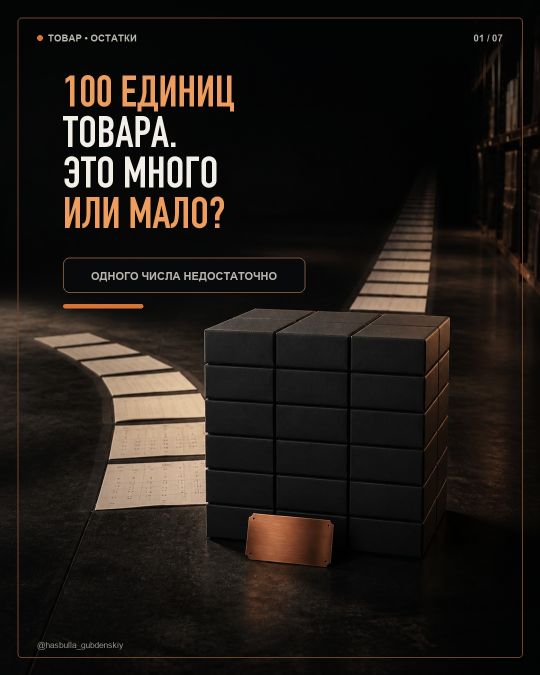
#> input picture output/2026-08-13_stock-in-days/01.jpg, 1080 x 1350 px, given in place of 01.png, which was not available (shown at 1/2 size)
$ python render_slides.py
#> lines starting #> are read from the running program, lines starting #| are printed output that depends on the picture; pictures that were not available may be replaced by others from this repository, and a replacement may not be noted
from pathlib import Path
from PIL import Image, ImageDraw, ImageEnhance, ImageFont

ROOT = Path(__file__).resolve().parent
W, H = 1080, 1350

BG = (7, 8, 9)
WHITE = (242, 239, 232)
MUTED = (183, 180, 172)
ACCENT = (216, 115, 50)
ACCENT_LIGHT = (239, 157, 91)
LINE = (107, 68, 43)
PANEL = (7, 9, 10, 236)

DISPLAY_PATH = "/System/Library/Fonts/Supplemental/DIN Condensed Bold.ttf"
BODY_PATH = "/System/Library/Fonts/Supplemental/Arial.ttf"
BODY_BOLD_PATH = "/System/Library/Fonts/Supplemental/Arial Bold.ttf"


def font(path, size):
    return ImageFont.truetype(path, size)


def fit_scene(path):
    image = Image.open(path).convert("RGB")
    target_ratio = W / H
    ratio = image.width / image.height
    if ratio > target_ratio:
        new_width = int(image.height * target_ratio)
        left = (image.width - new_width) // 2
        image = image.crop((left, 0, left + new_width, image.height))
    else:
        new_height = int(image.width / target_ratio)
        top = (image.height - new_height) // 2
        image = image.crop((0, top, image.width, top + new_height))
    return image.resize((W, H), Image.Resampling.LANCZOS)


def darken_scene(image, top_strength=225, bottom_strength=155):
    overlay = Image.new("RGBA", (W, H), (0, 0, 0, 0))
    pixels = overlay.load()
    for y in range(H):
        if y < 565:
            alpha = int(top_strength * (1 - y / 660) ** 1.55)
        elif y > 1020:
            alpha = int(bottom_strength * ((y - 970) / 380) ** 1.22)
        else:
            alpha = 9
        for x in range(W):
            edge = int(42 * (abs(x - W / 2) / (W / 2)) ** 2)
            pixels[x, y] = (2, 3, 3, min(235, alpha + edge))
    return Image.alpha_composite(image.convert("RGBA"), overlay)


def make_canvas(index, top=225, bottom=155):
    image = fit_scene(ROOT / "scenes" / f"{index:02d}.png")
    image = ImageEnhance.Contrast(image).enhance(1.05)
    image = ImageEnhance.Color(image).enhance(0.86)
    return darken_scene(image, top, bottom)


def text_width(draw, value, face):
    box = draw.textbbox((0, 0), value, font=face)
    return box[2] - box[0]


def fit_font(draw, value, path, max_size, min_size, max_width):
    for size in range(max_size, min_size - 1, -1):
        face = font(path, size)
        if text_width(draw, value, face) <= max_width:
            return face
    return font(path, min_size)


def draw_border(draw):
    draw.rounded_rectangle((35, 35, W - 35, H - 35), radius=8, outline=LINE, width=2)


def draw_header(draw, index):
    face = font(BODY_BOLD_PATH, 19)
    draw.ellipse((74, 70, 85, 81), fill=ACCENT)
    draw.text((96, 65), "ТОВАР • ОСТАТКИ", font=face, fill=MUTED)
    value = f"{index:02d} / 07"
    draw.text((1006 - text_width(draw, value, face), 65), value, font=face, fill=MUTED)


def draw_brand(draw, source=None):
    face = font(BODY_PATH, 17)
    draw.text((74, 1280), "@hasbulla_gubdenskiy", font=face, fill=(150, 147, 140))
    if source:
        small = font(BODY_PATH, 14)
        draw.text((1006 - text_width(draw, source, small), 1281), source, font=small, fill=(137, 134, 128))


def panel(draw, box, radius=16, fill=PANEL, outline=(123, 82, 52, 225), width=2):
    draw.rounded_rectangle(box, radius=radius, fill=fill, outline=outline, width=width)


def center_text(draw, box, value, face, color=WHITE, gap=4):
    x1, y1, x2, y2 = box
    lines = value.split("\n")
    metrics = []
    for line in lines:
        bounds = draw.textbbox((0, 0), line, font=face)
        metrics.append((bounds[2] - bounds[0], bounds[3] - bounds[1]))
    total_height = sum(height for _, height in metrics) + gap * (len(lines) - 1)
    y = y1 + (y2 - y1 - total_height) / 2
    for line, (width, height) in zip(lines, metrics):
        draw.text((x1 + (x2 - x1 - width) / 2, y), line, font=face, fill=color)
        y += height + gap


def headline(draw, lines, y=158, accent_lines=(), max_size=82, min_size=50, max_width=828, x=126, line_gap=1):
    sizes = [fit_font(draw, line, DISPLAY_PATH, max_size, min_size, max_width).size for line in lines]
    face = font(DISPLAY_PATH, min(sizes))
    line_height = int(face.size * 0.91)
    for index, line in enumerate(lines):
        color = ACCENT_LIGHT if index in accent_lines else WHITE
        draw.text((x, y + index * (line_height + line_gap)), line, font=face, fill=color)
    return y + len(lines) * (line_height + line_gap)


def bottom_statement(draw, value, y=1070, height=138, accent_line=None, max_size=30):
    box = (74, y, 1006, y + height)
    panel(draw, box, fill=(7, 9, 10, 239))
    lines = value.split("\n")
    face = fit_font(draw, max(lines, key=len), BODY_BOLD_PATH, max_size, 21, 830)
    if accent_line is None:
        center_text(draw, box, value, face, WHITE, 7)
        return
    line_height = max(33, int(face.size * 1.28))
    start_y = y + (height - line_height * len(lines)) / 2
    for index, line in enumerate(lines):
        color = ACCENT_LIGHT if index == accent_line else WHITE
        width = text_width(draw, line, face)
        draw.text(((W - width) / 2, start_y + index * line_height), line, font=face, fill=color)


def label_panel(draw, box, main, sub=None, accent=False, main_size=56):
    panel(draw, box, radius=16, fill=(6, 8, 9, 234), outline=(174, 99, 55, 225))
    main_face = fit_font(draw, main, DISPLAY_PATH, main_size, 36, box[2] - box[0] - 30)
    if sub:
        center_text(draw, (box[0] + 8, box[1] + 4, box[2] - 8, box[1] + 70), main, main_face, ACCENT_LIGHT if accent else WHITE)
        sub_face = fit_font(draw, max(sub.split("\n"), key=len), BODY_BOLD_PATH, 21, 17, box[2] - box[0] - 30)
        center_text(draw, (box[0] + 12, box[1] + 64, box[2] - 12, box[3] - 8), sub, sub_face, WHITE, 2)
    else:
        center_text(draw, box, main, main_face, ACCENT_LIGHT if accent else WHITE)


def save(image, index):
    image.convert("RGB").save(ROOT / f"{index:02d}.jpg", "JPEG", quality=95, optimize=True, progressive=True)


def slide_01():
    image = make_canvas(1, 236, 150)
#> in fit_scene, image is the input picture: PIL image 1080x1350 RGB; mean R, G, B 32.1, 27, 22.5
#> in darken_scene, `overlay = Image.new("RGBA", (W, H), (0, 0, 0, 0))`: overlay: PIL image 1080x1350 RGBA; every value is 0
    draw = ImageDraw.Draw(image)
    draw_border(draw); draw_header(draw, 1)
    headline(draw, ["100 ЕДИНИЦ", "ТОВАРА.", "ЭТО МНОГО", "ИЛИ МАЛО?"], y=150, accent_lines=(0, 3), max_size=88)
    panel(draw, (126, 515, 610, 585), radius=13, fill=(7, 9, 10, 226))
    center_text(draw, (142, 523, 594, 577), "ОДНОГО ЧИСЛА НЕДОСТАТОЧНО", font(BODY_BOLD_PATH, 22), MUTED)
    draw.rounded_rectangle((126, 608, 286, 616), radius=4, fill=ACCENT)
    draw_brand(draw)
    save(image, 1)
#> in save, `image.convert("RGB").save(ROOT / f"{index:02d}.jpg", "JPEG", quality=9..`:
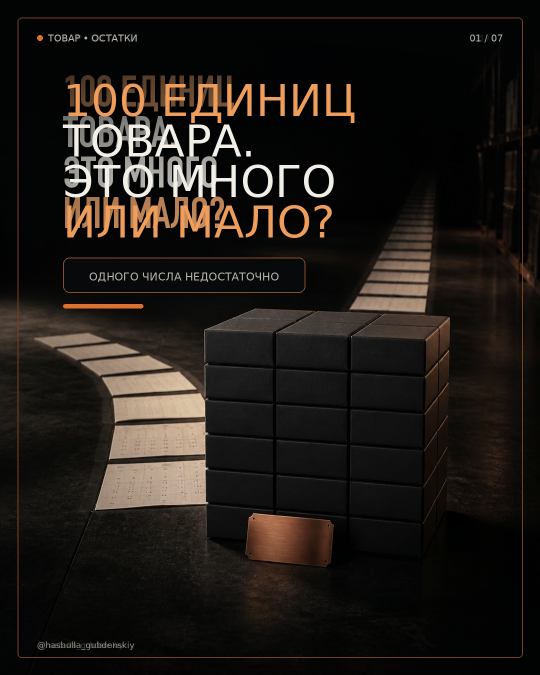
#> saved as 01.jpg: PIL image 1080x1350 RGB (shown at 1/2 size); mean R, G, B 31.9, 27, 22.7


def slide_02():
    image = make_canvas(2, 230, 170)
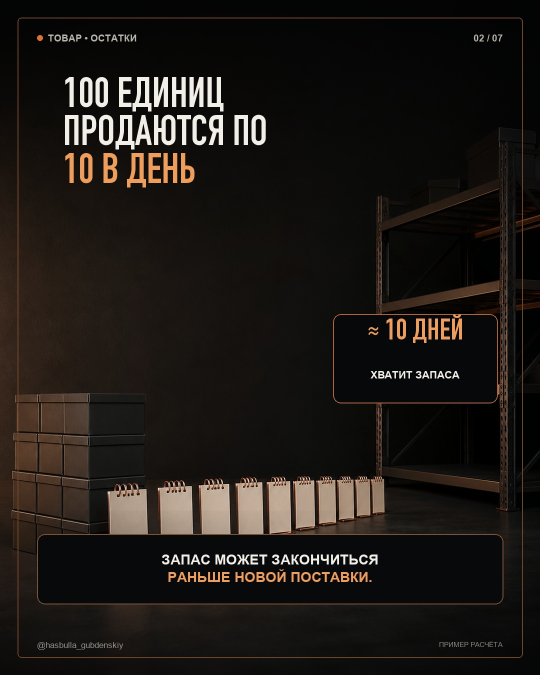
#> input picture output/2026-08-13_stock-in-days/02.jpg, 1080 x 1350 px, given in place of 02.png, which was not available (shown at 1/2 size)
#> in fit_scene, image is the input picture: PIL image 1080x1350 RGB; mean R, G, B 30.2, 25.7, 21.8
    draw = ImageDraw.Draw(image)
    draw_border(draw); draw_header(draw, 2)
    headline(draw, ["100 ЕДИНИЦ", "ПРОДАЮТСЯ ПО", "10 В ДЕНЬ"], y=154, accent_lines=(2,), max_size=83)
    label_panel(draw, (666, 628, 995, 806), "≈ 10 ДНЕЙ", "ХВАТИТ ЗАПАСА", accent=True, main_size=59)
    bottom_statement(draw, "ЗАПАС МОЖЕТ ЗАКОНЧИТЬСЯ\nРАНЬШЕ НОВОЙ ПОСТАВКИ.", y=1068, height=140, accent_line=1, max_size=28)
    draw_brand(draw, "ПРИМЕР РАСЧЁТА")
    save(image, 2)
#> call 2 of save, with index = 2
#> in save (call 2), `image.convert("RGB").save(ROOT / f"{index:02d}.jpg", "JPEG", quality=9..`:
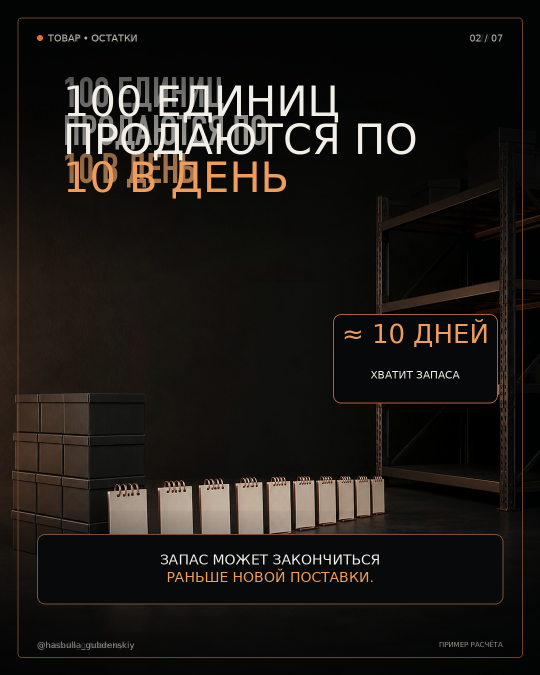
#> saved as 02.jpg: PIL image 1080x1350 RGB (shown at 1/2 size); mean R, G, B 28, 24.6, 21


def slide_03():
    image = make_canvas(3, 230, 170)
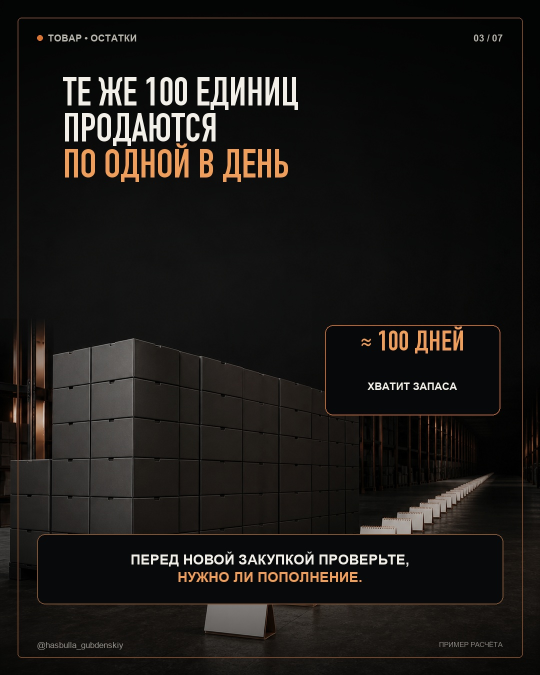
#> input picture output/2026-08-13_stock-in-days/03.jpg, 1080 x 1350 px, given in place of 03.png, which was not available (shown at 1/2 size)
#> in fit_scene, image is the input picture: PIL image 1080x1350 RGB; mean R, G, B 26.8, 24.5, 22.2
    draw = ImageDraw.Draw(image)
    draw_border(draw); draw_header(draw, 3)
    headline(draw, ["ТЕ ЖЕ 100 ЕДИНИЦ", "ПРОДАЮТСЯ", "ПО ОДНОЙ В ДЕНЬ"], y=154, accent_lines=(2,), max_size=79)
    label_panel(draw, (650, 650, 1000, 830), "≈ 100 ДНЕЙ", "ХВАТИТ ЗАПАСА", accent=True, main_size=57)
    bottom_statement(draw, "ПЕРЕД НОВОЙ ЗАКУПКОЙ ПРОВЕРЬТЕ,\nНУЖНО ЛИ ПОПОЛНЕНИЕ.", y=1068, height=140, accent_line=1, max_size=28)
    draw_brand(draw, "ПРИМЕР РАСЧЁТА")
    save(image, 3)
#> call 3 of save, with index = 3
#> in save (call 3), `image.convert("RGB").save(ROOT / f"{index:02d}.jpg", "JPEG", quality=9..`:
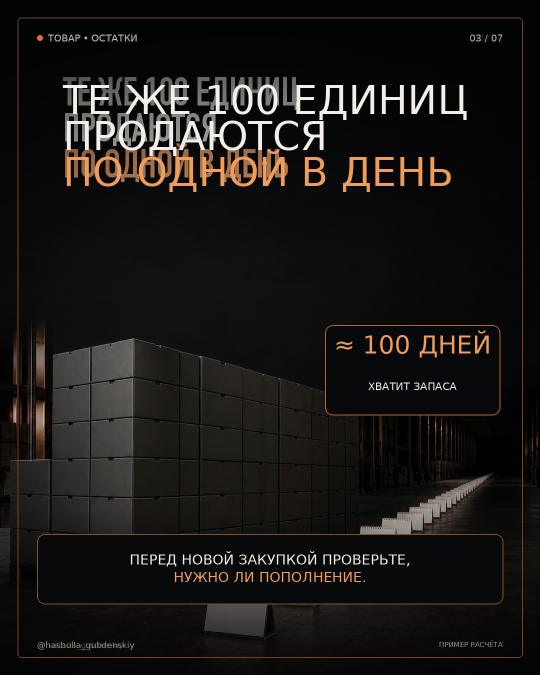
#> saved as 03.jpg: PIL image 1080x1350 RGB (shown at 1/2 size); mean R, G, B 25.5, 23.3, 20.9


def slide_04():
    image = make_canvas(4, 230, 180)
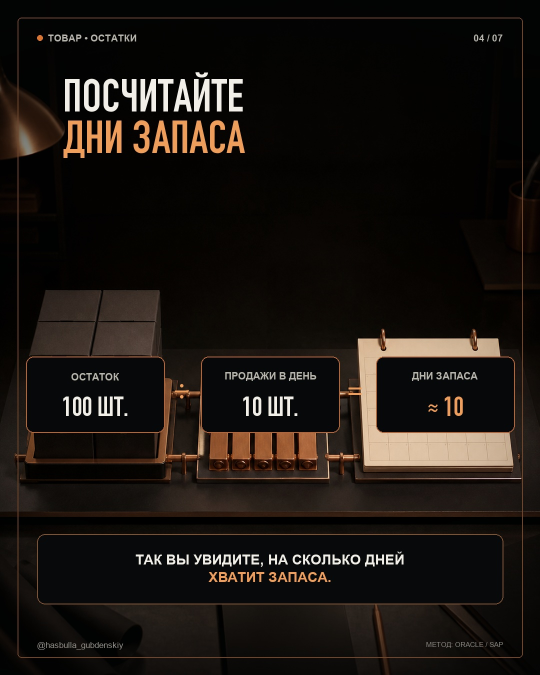
#> input picture output/2026-08-13_stock-in-days/04.jpg, 1080 x 1350 px, given in place of 04.png, which was not available (shown at 1/2 size)
#> in fit_scene, image is the input picture: PIL image 1080x1350 RGB; mean R, G, B 26.7, 21.5, 17.2
    draw = ImageDraw.Draw(image)
    draw_border(draw); draw_header(draw, 4)
    headline(draw, ["ПОСЧИТАЙТЕ", "ДНИ ЗАПАСА"], y=158, accent_lines=(1,), max_size=91)
    boxes = [
        ((52, 713, 329, 865), "ОСТАТОК", "100 ШТ."),
        ((402, 713, 679, 865), "ПРОДАЖИ В ДЕНЬ", "10 ШТ."),
        ((752, 713, 1029, 865), "ДНИ ЗАПАСА", "≈ 10"),
    ]
    for i, (box, label, value) in enumerate(boxes):
        panel(draw, box, radius=15, fill=(6, 8, 9, 236), outline=(177, 101, 56, 225))
        center_text(draw, (box[0] + 8, box[1] + 9, box[2] - 8, box[1] + 64), label, fit_font(draw, label, BODY_BOLD_PATH, 20, 16, box[2]-box[0]-22), MUTED)
        center_text(draw, (box[0] + 8, box[1] + 55, box[2] - 8, box[3] - 9), value, font(DISPLAY_PATH, 55), ACCENT_LIGHT if i == 2 else WHITE)
    sign_face = font(DISPLAY_PATH, 52)
    draw.text((348, 758), "÷", font=sign_face, fill=ACCENT_LIGHT)
    draw.text((695, 758), "=", font=sign_face, fill=ACCENT_LIGHT)
    bottom_statement(draw, "ТАК ВЫ УВИДИТЕ, НА СКОЛЬКО ДНЕЙ\nХВАТИТ ЗАПАСА.", y=1068, height=140, accent_line=1, max_size=28)
    draw_brand(draw, "МЕТОД: ORACLE / SAP")
    save(image, 4)
#> call 4 of save, with index = 4
#> in save (call 4), `image.convert("RGB").save(ROOT / f"{index:02d}.jpg", "JPEG", quality=9..`:
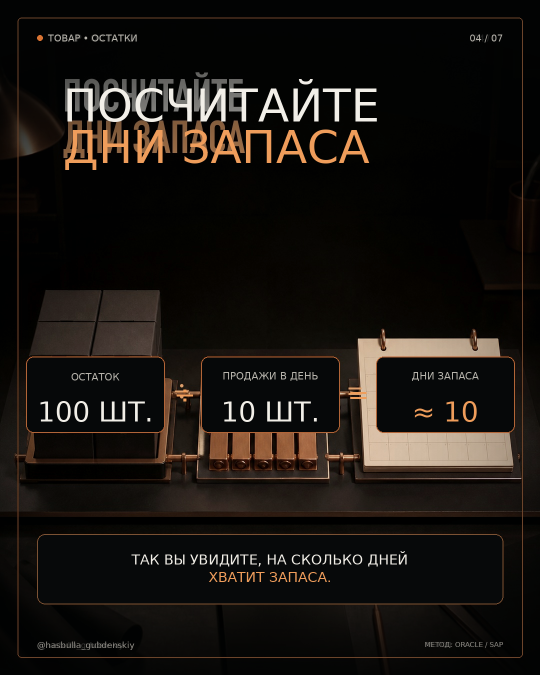
#> saved as 04.jpg: PIL image 1080x1350 RGB (shown at 1/2 size); mean R, G, B 25, 20.9, 17


def slide_05():
    image = make_canvas(5, 232, 180)
    draw = ImageDraw.Draw(image)
    draw_border(draw); draw_header(draw, 5)
    headline(draw, ["МАРКЕТПЛЕЙСЫ", "СМОТРЯТ НЕ ТОЛЬКО", "НА ШТУКИ"], y=150, accent_lines=(2,), max_size=75)
    panel(draw, (107, 760, 485, 865), radius=14, fill=(6, 8, 9, 232), outline=(173, 98, 54, 225))
    panel(draw, (595, 760, 973, 865), radius=14, fill=(6, 8, 9, 232), outline=(173, 98, 54, 225))
    center_text(draw, (107, 760, 485, 865), "WILDBERRIES\nОБОРАЧИВАЕМОСТЬ В ДНЯХ", font(BODY_BOLD_PATH, 21), WHITE, 4)
    center_text(draw, (595, 760, 973, 865), "ЯНДЕКС МАРКЕТ\nОБОРАЧИВАЕМОСТЬ В ДНЯХ", font(BODY_BOLD_PATH, 21), WHITE, 4)
    bottom_statement(draw, "ОНИ ОЦЕНИВАЮТ, ЗА СКОЛЬКО ДНЕЙ\nПРОДАСТСЯ ЗАПАС.", y=1068, height=140, accent_line=1, max_size=27)
    draw_brand(draw, "ИСТОЧНИКИ ПРОВЕРЕНЫ 13.08.2026")
    save(image, 5)


# [72 lines left out: functions slide_06, numbered_item, slide_07, contact_sheet, preview_safe_sheet, not called in this run]


if __name__ == "__main__":
#> (the run stopped early here; a loop or call above may not have finished)
